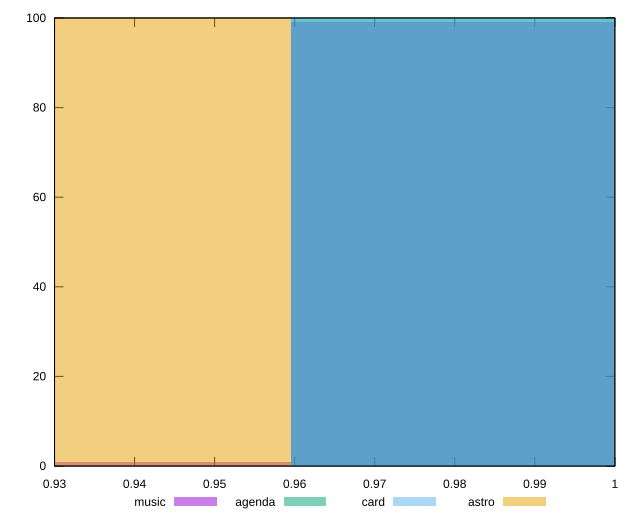

Here is the gnuplot script that generated this plot:
reset

$music <<EOF
0.9361910839340921 1
0.9830006381307967 99
EOF

$agenda <<EOF
0.9830006381307967 100
EOF

$card <<EOF
0.9830006381307967 100
EOF

$astro <<EOF
0.9361910839340921 100
EOF

set key outside below
set boxwidth 0.04680955419670461
set xrange [0.93:1]
set yrange [0:100]
set trange [0:100]
set style fill transparent solid 0.5 noborder
set terminal svg size 640, 520 enhanced background rgb 'white'
set output "reports/report_00032_2021-02-25T10-28-15.087Z/bootup-time/comparison/histogram/all_score.svg"

plot $music title "music" with boxes, \
     $agenda title "agenda" with boxes, \
     $card title "card" with boxes, \
     $astro title "astro" with boxes

reset
